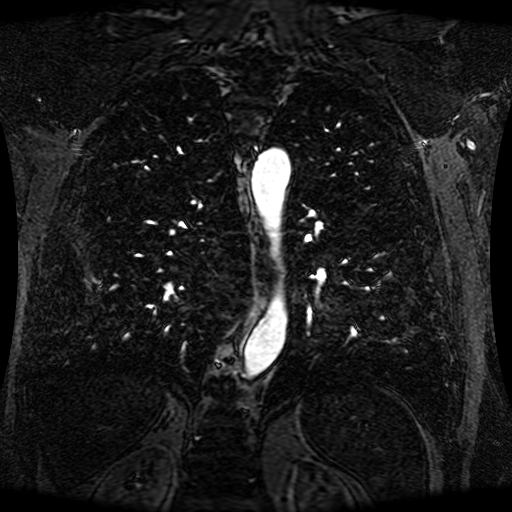
#> input picture Python_Notebooks/SampleMRIs/MRIsample_1.png, 512 x 512 px, found by its file name
$ jupyter execute Sparsity_MRI.ipynb
#> lines starting #> are read from the running program, lines starting #| are printed output that depends on the picture; long printed decimals are rounded
# Sparsity of MRI Images
We try to test few MRI images and find out their sparsity. Of course, the used images are low-resolution images collected from public data-bases for educational purposes. The result however give some rough idea about the order of sparsity in practical images.

## Importing the image as a Numpy Array

### Uncomment the line below, if you have not installed the library "Pillow"
This install this package which helps us importing the images

[cell 1]
#!pip install pillow

This library is known as PIL. We mainly need the module "Image" from this library. So, let us import it first.

[cell 2]
from PIL import Image

Now, let us specify the image path. You may change it, if you got to change the path.

[cell 3]
image_path = 'MRIsamples/MRIsample_1.png'

and now, we open the image

[cell 4]
mri = Image.open(image_path)
#> mri is the input picture: PIL image 512x512 L; min 0, max 255, mean 28.5
print(mri.size)
#| (512, 512)
mri

Even though it is pretty obvious, we should note that "mri" is a different object! It is not simply a np.array.

[cell 5]
print(type(mri))
#| <class 'PIL.PngImagePlugin.PngImageFile'>

There are bunch of methods for these particular objects. For instance, we could resize them by .resize method:

[cell 6]
mri_low = mri.resize((512,512))
mri_low

Now, let us import this object into a numpy array. For this purpose, we can use the .getdata method.

[cell 7]
# !pip install numpy

[cell 8]
import numpy as np
mri_np = np.array(mri_low.getdata())
print(mri_np.shape)
#| (262144,)

As you can see, using this method, we import the pixels into a 1D array. To be consistent with the 2D form of the image, we can reshape the result.

[cell 9]
mri_np = np.array(mri_low.getdata()).reshape(mri_low.size[0],mri_low.size[1])
print(mri_np.shape)
#| (512, 512)

## Playing around with the image
Let us now play around with our image to see how it looks like as a np.array:

[cell 10]
# !pip install matplotlib

[cell 11]
import matplotlib.pyplot as plt

[cell 12]
# Let us also change the color map
plt.imshow(mri_np, cmap = 'rainbow')
plt.colorbar()

[cell 13]
# Or maybe transpose it
plt.imshow(np.transpose(mri_np), cmap = 'rainbow')
plt.colorbar()
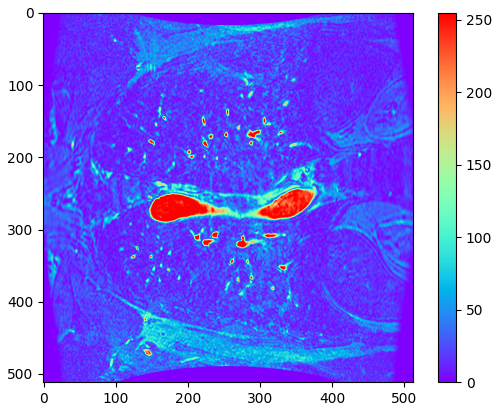
#> figure drawn by matplotlib, 2 panels

[cell 14]
# Or maybe zoom in the center part
plt.imshow(mri_np[100:400,200:400], cmap = 'rainbow')
plt.colorbar()
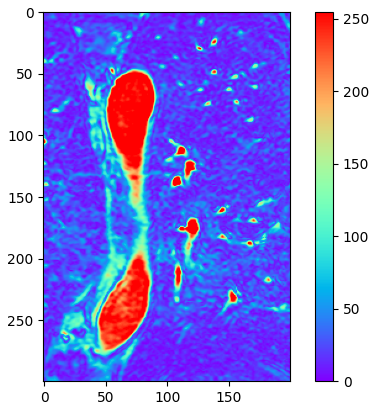
#> figure drawn by matplotlib, 2 panels

## Finding the sparsity

We can now reshape bach this image as a vector (1D-array) and calculate the frequency level of each intensity level.

[cell 15]
x = mri_np.reshape(mri_np.size,1)

# First, we find the pixels (0:255, as we have an 8-bits image) and the frequency of each pixel
(pix, freq) = np.unique(np.copy(x), return_counts = True)
#> pix = 74 values from 0 to 255; freq = 74 values, max 27320 at index 4, min 61 at index 56, mean 3542.5
# Now we make an empirical distribution out of it
dist_x = np.array([pix , freq / x.size])

# and we plot it
plt.bar(dist_x[0,:], dist_x[1,:])
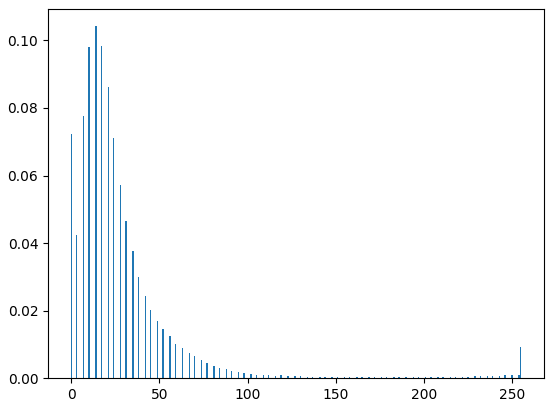
#> figure drawn by matplotlib, 1 panel; tallest bar 0.104 high, from x = 13.6 to 14.4

As you can see, the distribution shows a spike! This means sparsity. The spike however does not happen necessarily on 0. This is however not a problem. We can always bias our signal accordingly. Let's find the place of the spike:

[cell 16]
frequent_index = int(np.where(dist_x[1,:] == max(dist_x[1,:]))[0])
#> frequent_index = 4
frequent_entry = float(dist_x[0, frequent_index])
#> frequent_entry = 14
print(frequent_entry)
#| 14.0

We can now bias it, so that the most occuring entry be zero

[cell 17]
x_sparse = x - frequent_entry

The sparsity is now

[cell 18]
sparsity = np.count_nonzero(x != 0)
#> sparsity = 243172
sparsity_factor = sparsity / x_sparse.size
#> sparsity_factor = 0.928
print(sparsity, sparsity_factor)
#| 243172 0.9276

You may see that the signal is not as sparse as expected: less than 10% This is due to the fact that a lot of pixels are simply not absoloutly black, but rather gray. This issue can be further addressed bu replacing the concept of sparsity with compressibility, as we learned in the lecture.

## Compressibility
Let us now ignore the pixels which are very close to black

[cell 19]
compress_threshold = 30
x_compress = np.copy(x)
x_compress[np.where(x_compress <= compress_threshold)[0],0] = 0

Let's see how does the MRI look like now

[cell 20]
image_compress = x_compress.reshape(512,512)
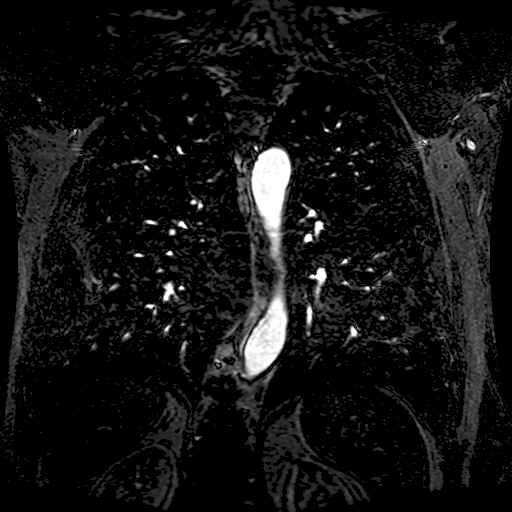
#> image_compress: shape (512, 512) int64; min 0, max 255, mean 18.6
plt.imshow(image_compress, cmap = 'gray')
plt.colorbar()
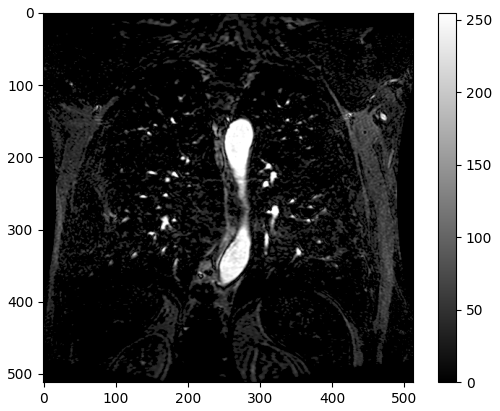
#> figure drawn by matplotlib, 2 panels

Well, not very differenet! Now, let's see how does the sparsity change after compression.

[cell 21]
# We find the pixels and the frequency of compressed signal
(pix, freq) = np.unique(x_compress, return_counts = True)
#> pix = 66 values from 0 to 255; freq = 66 values, max 185433 at index 0, min 61 at index 48, mean 3971.9
# Now we make an empirical distribution out of it
dist_compress = np.array([pix , freq / x_compress.size])

# and we plot it
plt.bar(dist_compress[0,:], dist_compress[1,:])
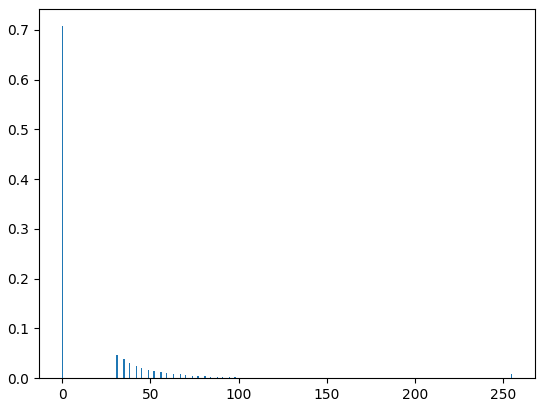
#> figure drawn by matplotlib, 1 panel; tallest bar 0.707 high, from x = -0.4 to 0.4

Well this is now very sparse

[cell 22]
comp = np.count_nonzero(x_compress != 0)
#> comp = 76711
comp_factor = comp / x_compress.size
#> comp_factor = 0.293
print(comp, comp_factor)
#| 76711 0.2926

Now, we have 30% sparse. Just change the threshold, and you will see that the sparsity could get down to 7% in you set the threshold around 60! This is what we talked about in the lecture. In nature, we might have not very sparse signals, but they are very compressible to sparse ones!

## Transformed signal

In practice, we do not rely on sampling of the data in the normal domain. We can in fact, transform data to another domain, where it is much sparser. We can of course get back to data the after recovery by inverting the transform. To see this fact, let's convert our signal to the Fourier domain by calculating its 2D-FFT:

[cell 23]
mri_fft = np.fft.fft2(mri_np)

We now look at the distribution of the frequency domain signal. Since mri_fft is a complex array, we can plot the distribution of the absolute value and the phase seperately.

[cell 24]
x_fft = mri_fft.reshape(mri_fft.size,1)
x_fft_abs = np.abs(x_fft)
x_fft_angle = np.angle(x_fft)

From the phase, we do not get any sparsity, as these type of signals usually have pretty uniform phase. Let's plot it

[cell 25]
# Let's plot the histogram
plt.hist(x_fft_angle, bins = 1000)
plt.show()
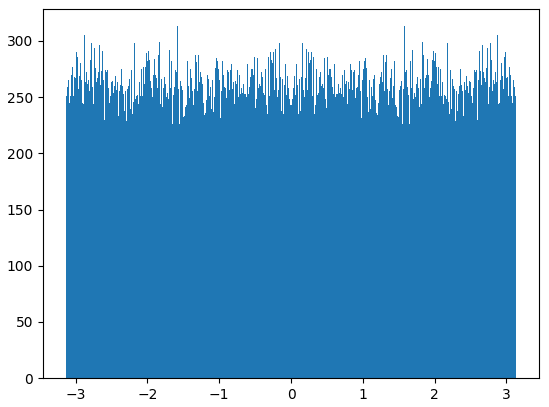
#> figure drawn by matplotlib, 1 panel

But, we could get high sparsity (compressibility) from the absolute value of the signal

[cell 26]
# Let's plot the histogram
hist = plt.hist(x_fft_abs, bins = 10000,range=(0,100000))
dist = hist[0]
#> dist = 10000 values, max 1188 at index 89, min 0 at index 1884, mean 26.15
bins_freq = hist[1]
#> bins_freq = 10001 values from 0 to 100000
plt.show()
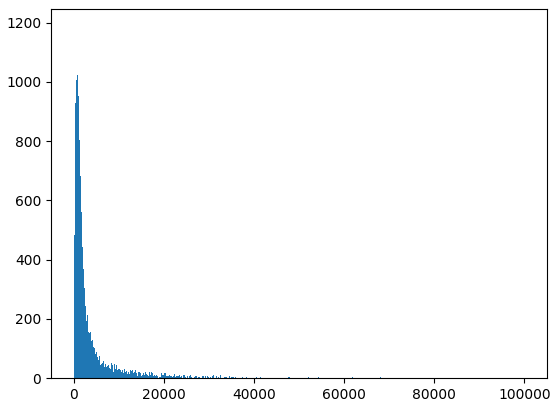
#> figure drawn by matplotlib, 1 panel; tallest bar 1188 high, from x = 890 to 900

This histogram shows high compressibility! Let's calculate sparsity. To this end, we peform same level of compression on the signal and then calculate the sparsity.

[cell 27]
compress_threshold_freq = int((30/256)*10000)
sparsity_fft = np.sum(dist[:compress_threshold_freq])/x_fft_abs.size
#> sparsity_fft = 0.903
print(1 - sparsity_fft)
#| 0.09735

This is a large drop compared to the signal in the normal domain! Even going below that will keep the signal very sparse! Now, let's see what happens, if we get back from this compressed one to the image.

We first compress the signal into a sparse signal.

[cell 28]
x_fft_compress_abs = np.copy(x_fft_abs)
x_fft_compress_abs[np.where(x_fft_abs <= bins_freq[compress_threshold_freq + 1])[0],0] = 0

We can simply confirm that this is less than 10% sparse.

[cell 29]
print(np.count_nonzero(x_fft_compress_abs != 0) / x_fft_compress_abs.size)
#| 0.09728

Now, we send back the compressed signal to the time domain.

[cell 30]
# Make the complex-valued frequency-domain signal
euler_x_fft = np.cos(x_fft_angle) + 1j * np.sin(x_fft_angle)
x_fft_compress = x_fft_compress_abs * euler_x_fft

# Reshape it and dend it back to time (normal) dimain via 2D IFFT
mri_fft_compress = x_fft_compress.reshape(512,512)
mri_compress = np.fft.ifft2(mri_fft_compress)

We can now plot it. Let's first confirm that the signal is real and the imaginary part contains only numerical errors in the computation:

[cell 31]
real_power = np.linalg.norm(np.real(mri_compress), ord = 'fro')
#> real_power = 23733.3
imag_power = np.linalg.norm(np.imag(mri_compress), ord = 'fro')
#> imag_power = 3.39e-12

print(real_power / (real_power + imag_power))
#| 1

Well! This is the case, not surprisingly! We now plot the image

[cell 32]
# We use np.real() to get rid of numerically remained imaginary parts
plt.imshow(np.real(mri_compress), cmap = 'gray')
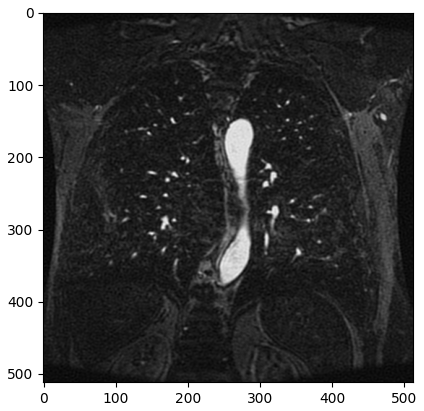
#> figure drawn by matplotlib, 1 panel

This is the time domain compression:

[cell 33]
plt.imshow(image_compress, cmap = 'gray')
plt.colorbar()

and this is the original mri:

[cell 34]
plt.imshow(mri, cmap = 'gray')
plt.colorbar()
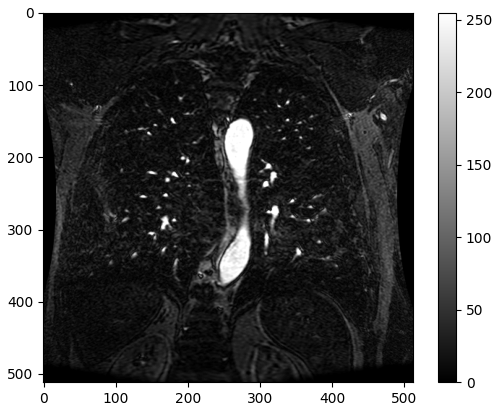
#> figure drawn by matplotlib, 2 panels
